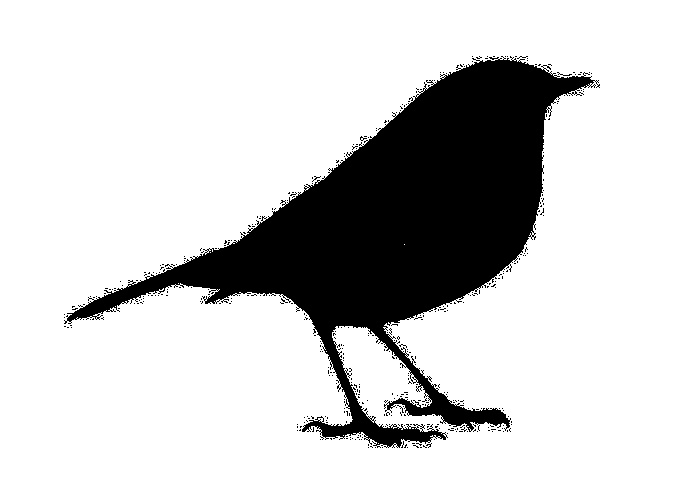
#> input picture python/bird.jpg, 700 x 500 px
$ python shape.py   (Python 2 division)
#> lines starting #> are read from the running program, lines starting #| are printed output that depends on the picture; after the words box and inside, x2 and y2 are one past the last pixel; in counts of white or black regions, pixels touching at a corner belong together
# import the necessary packages
import cv2
import sys
import os
import numpy as np
from os import walk
import math

def getArrayGrid( max , space ):
	ris = []
	howMany = int( math.floor( max / space ) )
	for x in range( howMany ):
		toAdd = x * space
		ris.append( toAdd )
	return ris

def checkAxisHorizontal( image , array , maxDim ):
	arrayMin = []
	arrayMax = []
	for x in array:
		thisMax = 0
		thisMin = maxDim - 1
		for y in range( maxDim ):
			if image[ y , x ] < 30:
				if y < thisMin:
					thisMin = y
				if y > thisMax:
					thisMax = y
		arrayMin.append( thisMin )
		arrayMax.append( thisMax )
	return arrayMin , arrayMax

def checkAxisVertical( image , array , maxDim ):
	arrayMin = []
	arrayMax = []
	for x in array:
		thisMax = 0
		thisMin = maxDim - 1
		for y in range( maxDim ):
			if image[ x , y ] < 30:
				if y < thisMin:
					thisMin = y
				if y > thisMax:
					thisMax = y
		arrayMin.append( thisMin )
		arrayMax.append( thisMax )
	return arrayMin , arrayMax

def printShape( arrayMaxY , arrayMinY , arrayMaxX , arrayMinX , h , w ):
	size = (w, h, channels) = (h, w, 1)
	img = np.zeros(size, np.uint8)
	img[ : ] = 255
	i = 0
	for x in getArrayGrid( w , 10 ):
		img[ x , arrayMinY[ i ] ] = 0
		img[ x , arrayMaxY[ i ] ] = 0
		i += 1
	i = 0
	for y in getArrayGrid( h , 10 ):
		img[ arrayMinX[ i ] , y ] = 0
		img[ arrayMaxX[ i ] , y ] = 0
		i += 1
	cv2.imwrite('output.jpg', img)

def normalize( array ):
	minimum = min( array )
	for i in range( len( array ) ):
		array[ i ] -= minimum
	return array

def getShape( image ):
	height, width = image.shape[:2]
	arrayWidth = getArrayGrid( width , 10 )
	arrayHeight = getArrayGrid( height , 10 )
	arrayMaxX = []
	arrayMinX = []
	arrayMaxY = []
	arrayMinY = []
	arrayMinX , arrayMaxX = checkAxisHorizontal( image , arrayWidth , height )
	arrayMinY , arrayMaxY = checkAxisVertical( image , arrayHeight , width )
	arrayMinX = normalize( arrayMinX )
	arrayMinY = normalize( arrayMinY )
	arrayMaxX = normalize( arrayMaxX )
	arrayMaxY = normalize( arrayMaxY )
	printShape( arrayMaxY , arrayMinY , arrayMaxX , arrayMinX , height , width)
	print arrayMaxY
	print arrayMinY
	print arrayMaxX
	print arrayMinX


image = cv2.imread( "bird.jpg" , 0)
#> image is the input picture: shape (500, 700); min 0, max 255, mean 208.3

shapeArray = getShape( image )
#> in getShape, `arrayMinX , arrayMaxX = checkAxisHorizontal( image , arrayWidth , heig..`: arrayMinX = 70 values, max 499 at index 0, min 56 at index 51, mean 248.8; arrayMaxX = 70 values, max 447 at index 38, min 0 at index 0, mean 253.2
#> in getShape, `arrayMinY , arrayMaxY = checkAxisVertical( image , arrayHeight , width )`: arrayMinY = 50 values, max 699 at index 0, min 64 at index 32, mean 386; arrayMaxY = 50 values, max 598 at index 8, min 0 at index 0, mean 390.1
#> in normalize, `minimum = min( array )`: minimum = 56
#> the loop in normalize, `for i in range( len( array ) ):` made 70 passes
#> after the loop in normalize, `for i in range( len( array ) ):`: array = 70 values, max 443 at index 0, min 0 at index 51, mean 192.8
#> in getShape, `arrayMinX = normalize( arrayMinX )`: arrayMinX has the same summary as array in normalize
#> the loop in normalize (call 2), `for i in range( len( array ) ):` made 50 passes
#> in getShape, `arrayMinY = normalize( arrayMinY )`: arrayMinY = 50 values, max 635 at index 0, min 0 at index 32, mean 322
#> after the loop in printShape, `for x in getArrayGrid( w , 10 ):`:
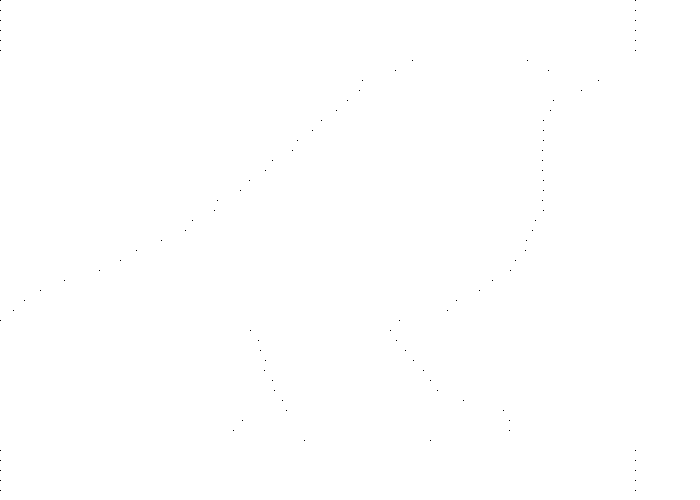
#> img: shape (500, 700, 1); 100% white; black in thin lines or dots, all inside (x1, y1, x2, y2) = (0, 0, 636, 491)
#> after the loop in printShape, `for y in getArrayGrid( h , 10 ):`:
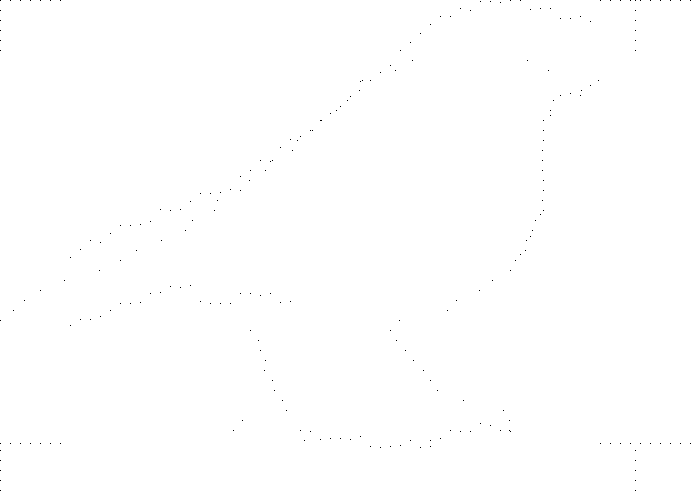
#> img: shape (500, 700, 1); 99.9% white; black in thin lines or dots
#> (printed output is left out)
#> (printed output is left out)
#> (printed output is left out)
#> (printed output is left out)
